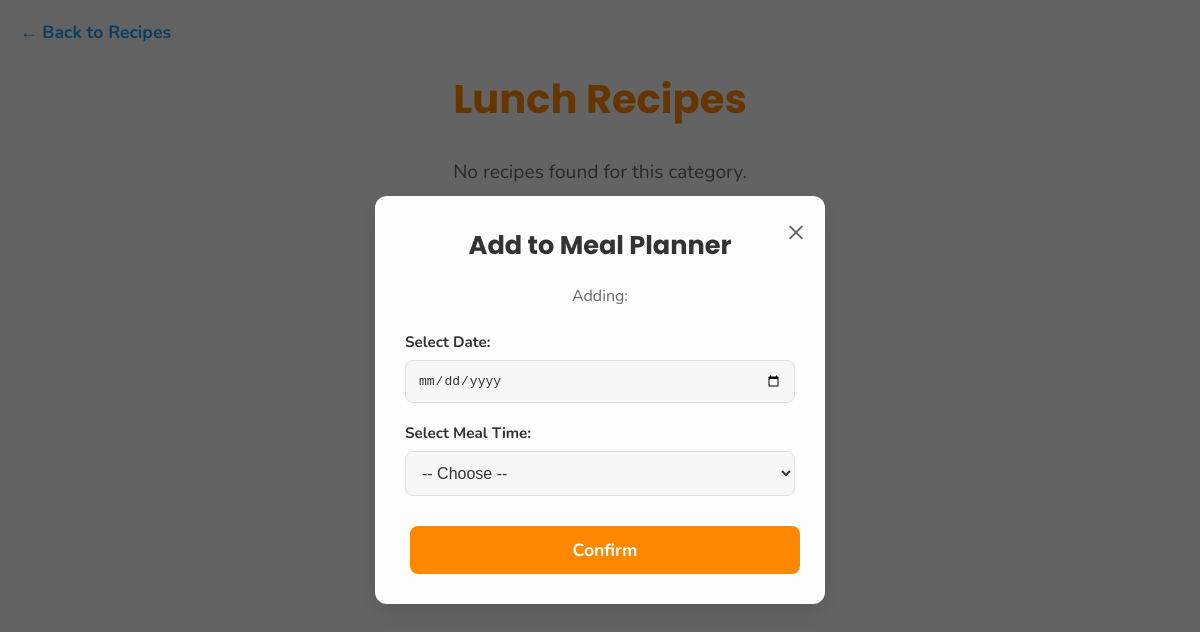
/php/category.php?category=lunch, run on an earlier commit of the app's database.
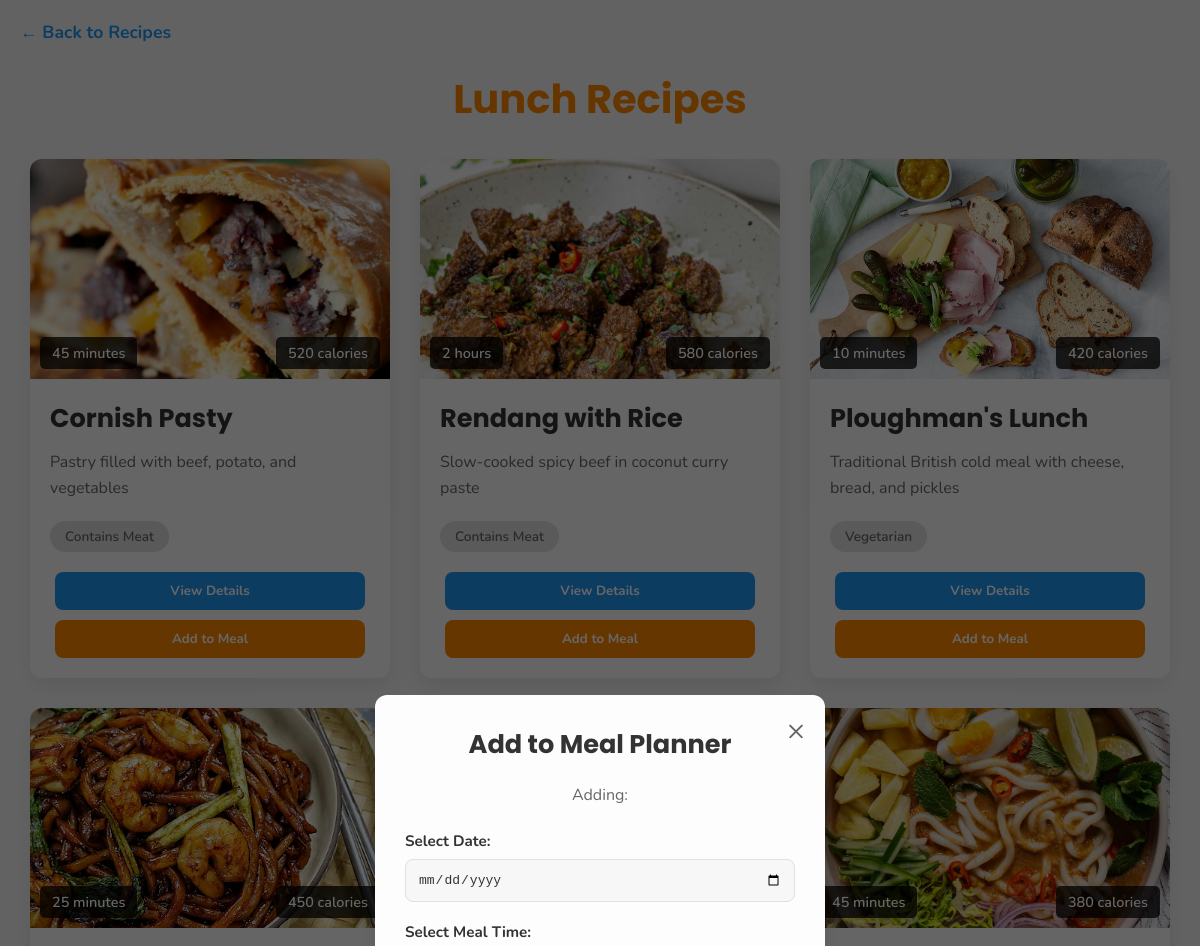
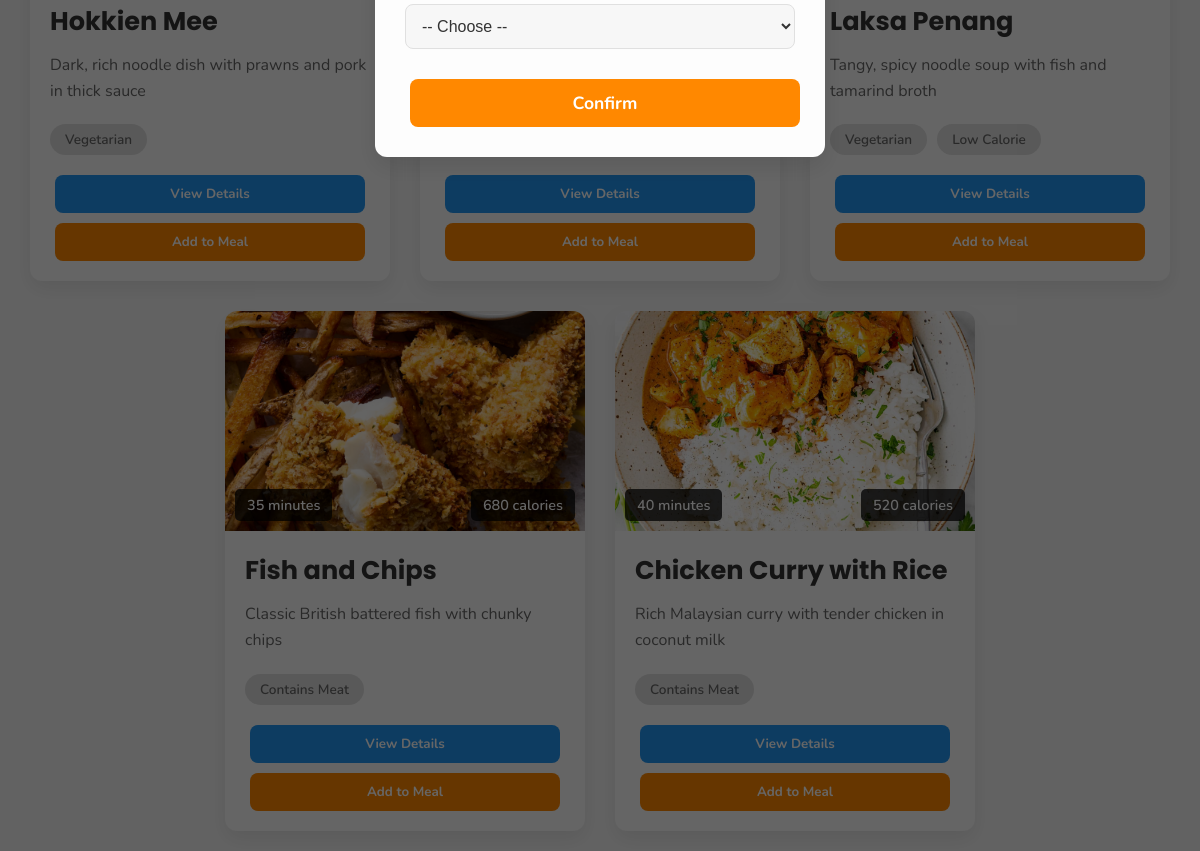
And on a later commit of the database (2 pictures, top to bottom).
### tables this page shows
CREATE TABLE `recipes` (
  `recipeid` int NOT NULL,
  `name` varchar(255) NOT NULL,
  `photo` varchar(255) DEFAULT NULL,
  `description` text NOT NULL,
  `calories` int NOT NULL,
  `prep_time` varchar(50) NOT NULL,
  `ingredients` text NOT NULL,
  `instructions` text NOT NULL,
  `category` enum('breakfast','lunch','dinner','snack') NOT NULL,
  `created_at` timestamp NOT NULL DEFAULT CURRENT_TIMESTAMP
);

### php/category.php (the view, shortened to what this page needs)
<?php
include 'db.php';
$category = $_GET['category'];
$query = "SELECT * FROM recipes WHERE category='$category'";
$result = mysqli_query($conn, $query);
?>
<!DOCTYPE html>
<html>
<head>
</head>
<body>
    <a href="../recipe.php" class="back-link">← Back to Recipes</a>
    <h2><?= ucfirst($category) ?> Recipes</h2>
    <div class="recipe-container">
        <?php if (mysqli_num_rows($result) > 0): ?>
            <?php while ($row = mysqli_fetch_assoc($result)): ?>
                <div class="recipe-card">
                    <div class="recipe-image-container">
                        <?php if ($row['photo']): ?>
                            <img class="recipe-image" src="../image/<?= htmlspecialchars($row['photo']) ?>" alt="<?= htmlspecialchars($row['name']) ?>">
                        <?php else: ?>
                            <img class="recipe-image" src="../image/placeholder.jpg" alt="Recipe Image">
                        <?php endif; ?>
                        <div class="recipe-time"><?= htmlspecialchars($row['prep_time']) ?></div>
                        <div class="recipe-calories"><?= htmlspecialchars($row['calories']) ?> calories</div>
                    </div>
                    <div class="recipe-content">
                        <h3 class="recipe-title"><?= htmlspecialchars($row['name']) ?></h3>
                        <p class="recipe-description"><?= htmlspecialchars($row['description']) ?></p>
                        <div class="recipe-tags">
                            <?php
                            $ingredients_lower = strtolower($row['ingredients']);
                            if (strpos($ingredients_lower, 'chicken') !== false || strpos($ingredients_lower, 'beef') !== false || strpos($ingredients_lower, 'pork') !== false || strpos($ingredients_lower, 'fish') !== false): ?>
                                <span class="recipe-tag">Contains Meat</span>
                            <?php else: ?>
                                <span class="recipe-tag">Vegetarian</span>
                            <?php endif; ?>
                            <?php if ($row['calories'] && (int)$row['calories'] < 400): ?>
                                <span class="recipe-tag">Low Calorie</span>
                            <?php endif; ?>
                        </div>
                        <div class="button-row">
                            <button class="view-button" onclick="toggleDetails('details-<?= $row['recipeid'] ?>')">View Details</button>
                            <button class="add-button" onclick="openModal(<?= $row['recipeid'] ?>, '<?= htmlspecialchars($row['name'], ENT_QUOTES) ?>')">Add to Meal</button>
                        </div>
                    </div>
                </div>
            <?php endwhile; ?>
        <?php else: ?>
            <p style="text-align: center; width: 100%; color: var(--light-text); font-size: 1.2em;">No recipes found for this category.</p>
        <?php endif; ?>
    </div>
    <div id="mealModal">
        <div id="mealModalContent">
            <span class="close-button" onclick="closeModal()">&times;</span>
            <h3>Add to Meal Planner</h3>
            <p>Adding: <strong id="modalRecipeName"></strong></p>
            <form action="add_to_mealplanner.php" method="POST">
                <label for="meal_date">Select Date:</label>
                <input type="date" name="meal_date" id="meal_date" required>
                <label for="category_modal">Select Meal Time:</label>
                <select name="category" id="category_modal" required>
                    <option value="">-- Choose --</option>
                </select>
                <button type="submit" class="add-button">Confirm</button>
            </form>
        </div>
    </div>
</body>
</html>

### php/category.php (style rules this page uses)
:root { --primary-accent: #FF8800; --secondary-accent: #FFB22C; --dark-text: #333333; --light-text: #666666; --background-light: #FDFDFD; --background-darker: #F7F7F7; --border-color: #E0E0E0; --blue-button: #2196F3; --border-radius-base: 8px; --border-radius-large: 12px; --box-shadow-light: 0 4px 10px rgba(0,0,0,0.05); --box-shadow-medium: 0 8px 20px rgba(0,0,0,0.08); --box-shadow-heavy: 0 10px 25px rgba(0,0,0,0.1); }
* { box-sizing: border-box; margin: 0; padding: 0; }
body { font-family: 'Nunito', sans-serif; background-color: var(--background-darker); padding: 20px; color: var(--dark-text); }
h2 { font-family: 'Poppins', sans-serif; text-align: center; color: var(--primary-accent); margin-bottom: 30px; font-size: 2.5em; }
.recipe-container { display: flex; flex-wrap: wrap; justify-content: center; gap: 30px; max-width: 1200px; margin: 0 auto; }
.recipe-card { background-color: var(--background-light); border-radius: var(--border-radius-large); box-shadow: var(--box-shadow-medium); width: 100%; max-width: 360px; overflow: hidden; transition: transform 0.3s ease, box-shadow 0.3s ease; }
.recipe-image-container { position: relative; height: 220px; overflow: hidden; }
.recipe-image { width: 100%; height: 100%; object-fit: cover; transition: transform 0.3s ease; }
.recipe-time, .recipe-calories { position: absolute; bottom: 10px; background-color: rgba(0, 0, 0, 0.75); color: white; padding: 6px 12px; border-radius: 5px; font-size: 0.9em; font-weight: 600; }
.recipe-time { left: 10px; }
.recipe-calories { right: 10px; }
.recipe-content { padding: 20px; }
.recipe-title { font-family: 'Poppins', sans-serif; font-size: 1.6em; margin-bottom: 12px; color: var(--dark-text); }
.recipe-description { color: var(--light-text); margin-bottom: 20px; font-size: 1em; line-height: 1.6; }
.recipe-tags { display: flex; flex-wrap: wrap; margin-bottom: 20px; gap: 10px; }
.recipe-tag { background-color: var(--border-color); border-radius: 25px; padding: 6px 15px; font-size: 0.85em; color: var(--light-text); font-weight: 600; transition: background-color 0.2s; }
.button-row { display: flex; justify-content: space-between; margin-top: 15px; }
.view-button, .add-button { padding: 10px 20px; border: none; border-radius: var(--border-radius-base); cursor: pointer; font-weight: 700; transition: background-color 0.3s ease, transform 0.2s ease; font-family: 'Nunito', sans-serif; flex-grow: 1; margin: 0 5px; }
.view-button { background-color: var(--blue-button); color: white; }
.add-button { background-color: var(--primary-accent); color: white; }
.button-row { gap: 10px; flex-wrap: wrap; }
.button-row .view-button, .button-row .add-button { flex-basis: calc(50% - 5px); max-width: unset; }
.back-link { display: inline-block; margin-bottom: 25px; text-decoration: none; color: var(--blue-button); font-weight: 700; font-size: 1.1em; transition: color 0.2s ease; }
#mealModal { display: none; position: fixed; top: 0; left: 0; width: 100%; height: 100%; background: rgba(0, 0, 0, 0.6); z-index: 1000; display: flex; align-items: center; justify-content: center; }
#mealModalContent { background: var(--background-light); padding: 30px; border-radius: var(--border-radius-large); width: 90%; max-width: 450px; position: relative; box-shadow: var(--box-shadow-heavy); animation: fadeInScale 0.3s ease-out; }
#mealModalContent h3 { font-family: 'Poppins', sans-serif; margin-bottom: 20px; font-size: 1.6em; color: var(--dark-text); text-align: center; }
#mealModalContent p { margin-bottom: 25px; color: var(--light-text); text-align: center; }
#mealModalContent span.close-button { position: absolute; top: 15px; right: 20px; cursor: pointer; font-size: 30px; font-weight: normal; color: var(--light-text); transition: color 0.2s ease; }
#mealModalContent input[type="date"], #mealModalContent select { width: 100%; padding: 12px; margin-bottom: 20px; border: 1px solid var(--border-color); border-radius: var(--border-radius-base); font-size: 1em; color: var(--dark-text); background-color: var(--background-darker); }
#mealModalContent label { display: block; margin-bottom: 8px; font-weight: 700; color: var(--dark-text); font-size: 0.95em; }
#mealModalContent button.add-button { width: 100%; padding: 12px 20px; font-size: 1.1em; margin-top: 10px; }

What changed in the data, as far as the page shows it:
added recipes: photo (picture), prep_time "45 minutes", calories "520", name "Cornish Pasty", description "Pastry filled with beef, potato, and vegetables", shows "Contains Meat"
added recipes: photo (picture), prep_time "2 hours", calories "580", name "Rendang with Rice", description "Slow-cooked spicy beef in coconut curry paste", shows "Contains Meat"
added recipes: photo (picture), prep_time "10 minutes", calories "420", name "Ploughman's Lunch", description "Traditional British cold meal with cheese, bread, and pickles", shows "Vegetarian"
added recipes: photo (picture), prep_time "25 minutes", calories "450", name "Hokkien Mee", description "Dark, rich noodle dish with prawns and pork in thick sauce", shows "Vegetarian"
added recipes: photo (picture), prep_time "45 minutes", calories "380", name "Laksa Penang", description "Tangy, spicy noodle soup with fish and tamarind broth", shows "Vegetarian", shows "Low Calorie"
added recipes: photo (picture), prep_time "35 minutes", calories "680", name "Fish and Chips", description "Classic British battered fish with chunky chips", shows "Contains Meat"
added recipes: photo (picture), prep_time "40 minutes", calories "520", name "Chicken Curry with Rice", description "Rich Malaysian curry with tender chicken in coconut milk", shows "Contains Meat"
Also different on the page:
text no longer shown: "No recipes found for this category."
